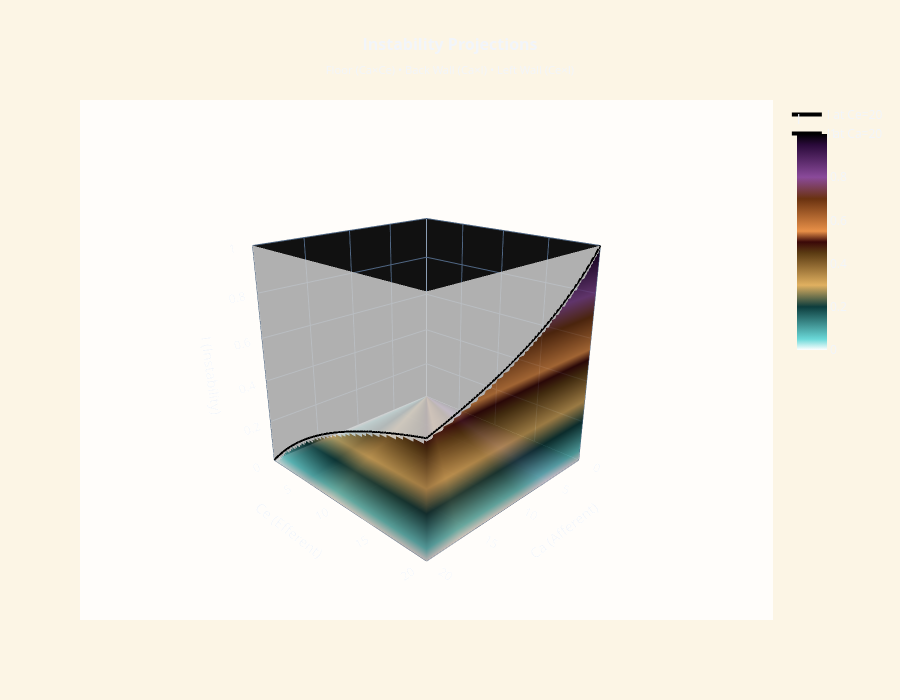

The notebook cell this image was saved under:
### Markdown cell above
---
## 🔄 Interactive: Instability Projections

Floor and wall projections in 3D space.

### Code cell
# ============================================================
# 🔄 INSTABILITY PROJECTIONS
# ============================================================

# Build data for projections
n = 80
ca_range = np.linspace(0, 20, n)
ce_range = np.linspace(0, 20, n)
Ca_floor, Ce_floor = np.meshgrid(ca_range, ce_range)
I_floor = calc_instability(Ce_floor, Ca_floor)

fig_proj = go.Figure()

# Floor projection (Ca × Ce at z=0)
fig_proj.add_trace(go.Surface(
    x=Ca_floor, y=Ce_floor, z=np.zeros_like(I_floor),
    surfacecolor=I_floor,
    colorscale=CONFIG['instability_colorscale'],
    cmin=0, cmax=1,
    showscale=True,
    colorbar=dict(title='I', len=0.5, y=0.75),
    opacity=0.9,
    name='Floor (Ca×Ce)',
    hovertemplate='Ca: %{x:.1f}<br>Ce: %{y:.1f}<br>I: %{surfacecolor:.3f}<extra>Floor</extra>',
))

# Back wall (Ca × I at Ce=20)
i_axis = np.linspace(0, 1, n)
Ca_back, I_back = np.meshgrid(ca_range, i_axis)
I_curve_back = 20 / (20 + ca_range)
mask_back = I_back <= np.tile(I_curve_back, (n, 1))
I_back_color = np.where(mask_back, I_back, np.nan)

fig_proj.add_trace(go.Surface(
    x=Ca_back, y=np.full_like(Ca_back, 20), z=I_back,
    surfacecolor=I_back_color,
    colorscale=CONFIG['instability_colorscale'],
    cmin=0, cmax=1,
    showscale=False,
    opacity=0.85,
    name='Back Wall (Ca×I)',
    hovertemplate='Ca: %{x:.1f}<br>I: %{z:.3f}<extra>Back Wall (Ce=20)</extra>',
))

# Left wall (Ce × I at Ca=20)
Ce_left, I_left = np.meshgrid(ce_range, i_axis)
I_curve_left = ce_range / (ce_range + 20)
mask_left = I_left <= np.tile(I_curve_left, (n, 1))
I_left_color = np.where(mask_left, I_left, np.nan)

fig_proj.add_trace(go.Surface(
    x=np.full_like(Ce_left, 20), y=Ce_left, z=I_left,
    surfacecolor=I_left_color,
    colorscale=CONFIG['instability_colorscale'],
    cmin=0, cmax=1,
    showscale=False,
    opacity=0.85,
    name='Left Wall (Ce×I)',
    hovertemplate='Ce: %{y:.1f}<br>I: %{z:.3f}<extra>Left Wall (Ca=20)</extra>',
))

# Edge curves
fig_proj.add_trace(go.Scatter3d(
    x=ca_range, y=np.full_like(ca_range, 20), z=I_curve_back,
    mode='lines', line=dict(color='black', width=4),
    name='I at Ce=20',
))
fig_proj.add_trace(go.Scatter3d(
    x=np.full_like(ce_range, 20), y=ce_range, z=I_curve_left,
    mode='lines', line=dict(color='black', width=4),
    name='I at Ca=20',
))

fig_proj.update_layout(
    title=dict(
        text='<b>Instability Projections</b><br><sub>Floor (Ca×Ce) • Back Wall (Ca×I) • Left Wall (Ce×I)</sub>',
        font=dict(size=16),
        x=0.5,
    ),
    scene=dict(
        xaxis=dict(title='Ca (Afferent)', range=[0, 20]),
        yaxis=dict(title='Ce (Efferent)', range=[0, 20]),
        zaxis=dict(title='I (Instability)', range=[0, 1]),
        camera=dict(eye=dict(x=1.8, y=1.8, z=1.0)),
        bgcolor=CONFIG['plot_bg'],
    ),
    paper_bgcolor=CONFIG['paper_bg'],
    height=700,
)

fig_proj.show()

# Uncomment to save:
# fig_proj.write_html('instability-projections-interactive.html', include_plotlyjs='cdn')

### Figure 1 — Plotly figure (JSON) as saved in the notebook; plotly's stock layout.template omitted (floating-point values rounded to 4 significant figures; data arrays with more than 128 entries replaced by an {"elided": "..."} marker saying what was removed)
{"data": [{"cmax": 1, "cmin": 0, "colorbar": {"len": 0.5, "title": {"text": "I"}, "y": 0.75}, "colorscale": [[0.0, "#FFFFFF"], [0.05, "#6AD8D8"], [0.2, "#0D3D3D"], [0.3, "#E0B060"], [0.45, "#5A3A12"], [0.5, "#3A0808"], [0.55, "#E89048"], [0.7, "#6A3210"], [0.8, "#8A4A9A"], [0.95, "#2A0A3A"], [1.0, "#000000"]], "hovertemplate": "Ca: %{x:.1f}<br>Ce: %{y:.1f}<br>I: %{surfacecolor:.3f}<extra>Floor</extra>", "name": "Floor (Ca×Ce)", "opacity": 0.9, "showscale": true, "surfacecolor": {"elided": "80x80 float values"}, "x": {"elided": "80x80 float values"}, "y": {"elided": "80x80 float values"}, "z": {"elided": "80x80 float values"}, "type": "surface"}, {"cmax": 1, "cmin": 0, "colorscale": [[0.0, "#FFFFFF"], [0.05, "#6AD8D8"], [0.2, "#0D3D3D"], [0.3, "#E0B060"], [0.45, "#5A3A12"], [0.5, "#3A0808"], [0.55, "#E89048"], [0.7, "#6A3210"], [0.8, "#8A4A9A"], [0.95, "#2A0A3A"], [1.0, "#000000"]], "hovertemplate": "Ca: %{x:.1f}<br>I: %{z:.3f}<extra>Back Wall (Ce=20)</extra>", "name": "Back Wall (Ca×I)", "opacity": 0.85, "showscale": false, "surfacecolor": {"elided": "80x80 float values"}, "x": {"elided": "80x80 float values"}, "y": {"elided": "80x80 float values"}, "z": {"elided": "80x80 float values"}, "type": "surface"}, {"cmax": 1, "cmin": 0, "colorscale": [[0.0, "#FFFFFF"], [0.05, "#6AD8D8"], [0.2, "#0D3D3D"], [0.3, "#E0B060"], [0.45, "#5A3A12"], [0.5, "#3A0808"], [0.55, "#E89048"], [0.7, "#6A3210"], [0.8, "#8A4A9A"], [0.95, "#2A0A3A"], [1.0, "#000000"]], "hovertemplate": "Ce: %{y:.1f}<br>I: %{z:.3f}<extra>Left Wall (Ca=20)</extra>", "name": "Left Wall (Ce×I)", "opacity": 0.85, "showscale": false, "surfacecolor": {"elided": "80x80 float values"}, "x": {"elided": "80x80 float values"}, "y": {"elided": "80x80 float values"}, "z": {"elided": "80x80 float values"}, "type": "surface"}, {"line": {"color": "black", "width": 4}, "mode": "lines", "name": "I at Ce=20", "x": [0.0, 0.2532, 0.5063, 0.7595, 1.013, 1.266, 1.519, 1.772, 2.025, 2.278, 2.532, 2.785, 3.038, 3.291, 3.544, 3.797, 4.051, 4.304, 4.557, 4.81, 5.063, 5.316, 5.57, 5.823, 6.076, 6.329, 6.582, 6.835, 7.089, 7.342, 7.595, 7.848, 8.101, 8.354, 8.608, 8.861, 9.114, 9.367, 9.62, 9.873, 10.13, 10.38, 10.63, 10.89, 11.14, 11.39, 11.65, 11.9, 12.15, 12.41, 12.66, 12.91, 13.16, 13.42, 13.67, 13.92, 14.18, 14.43, 14.68, 14.94, 15.19, 15.44, 15.7, 15.95, 16.2, 16.46, 16.71, 16.96, 17.22, 17.47, 17.72, 17.97, 18.23, 18.48, 18.73, 18.99, 19.24, 19.49, 19.75, 20.0], "y": [20.0, 20.0, 20.0, 20.0, 20.0, 20.0, 20.0, 20.0, 20.0, 20.0, 20.0, 20.0, 20.0, 20.0, 20.0, 20.0, 20.0, 20.0, 20.0, 20.0, 20.0, 20.0, 20.0, 20.0, 20.0, 20.0, 20.0, 20.0, 20.0, 20.0, 20.0, 20.0, 20.0, 20.0, 20.0, 20.0, 20.0, 20.0, 20.0, 20.0, 20.0, 20.0, 20.0, 20.0, 20.0, 20.0, 20.0, 20.0, 20.0, 20.0, 20.0, 20.0, 20.0, 20.0, 20.0, 20.0, 20.0, 20.0, 20.0, 20.0, 20.0, 20.0, 20.0, 20.0, 20.0, 20.0, 20.0, 20.0, 20.0, 20.0, 20.0, 20.0, 20.0, 20.0, 20.0, 20.0, 20.0, 20.0, 20.0, 20.0], "z": [1.0, 0.9875, 0.9753, 0.9634, 0.9518, 0.9405, 0.9294, 0.9186, 0.908, 0.8977, 0.8876, 0.8778, 0.8681, 0.8587, 0.8495, 0.8404, 0.8316, 0.8229, 0.8144, 0.8061, 0.798, 0.79, 0.7822, 0.7745, 0.767, 0.7596, 0.7524, 0.7453, 0.7383, 0.7315, 0.7248, 0.7182, 0.7117, 0.7054, 0.6991, 0.693, 0.687, 0.681, 0.6752, 0.6695, 0.6639, 0.6583, 0.6529, 0.6475, 0.6423, 0.6371, 0.632, 0.627, 0.622, 0.6172, 0.6124, 0.6077, 0.6031, 0.5985, 0.594, 0.5896, 0.5852, 0.5809, 0.5766, 0.5725, 0.5683, 0.5643, 0.5603, 0.5563, 0.5524, 0.5486, 0.5448, 0.5411, 0.5374, 0.5338, 0.5302, 0.5267, 0.5232, 0.5197, 0.5163, 0.513, 0.5097, 0.5064, 0.5032, 0.5], "type": "scatter3d"}, {"line": {"color": "black", "width": 4}, "mode": "lines", "name": "I at Ca=20", "x": [20.0, 20.0, 20.0, 20.0, 20.0, 20.0, 20.0, 20.0, 20.0, 20.0, 20.0, 20.0, 20.0, 20.0, 20.0, 20.0, 20.0, 20.0, 20.0, 20.0, 20.0, 20.0, 20.0, 20.0, 20.0, 20.0, 20.0, 20.0, 20.0, 20.0, 20.0, 20.0, 20.0, 20.0, 20.0, 20.0, 20.0, 20.0, 20.0, 20.0, 20.0, 20.0, 20.0, 20.0, 20.0, 20.0, 20.0, 20.0, 20.0, 20.0, 20.0, 20.0, 20.0, 20.0, 20.0, 20.0, 20.0, 20.0, 20.0, 20.0, 20.0, 20.0, 20.0, 20.0, 20.0, 20.0, 20.0, 20.0, 20.0, 20.0, 20.0, 20.0, 20.0, 20.0, 20.0, 20.0, 20.0, 20.0, 20.0, 20.0], "y": [0.0, 0.2532, 0.5063, 0.7595, 1.013, 1.266, 1.519, 1.772, 2.025, 2.278, 2.532, 2.785, 3.038, 3.291, 3.544, 3.797, 4.051, 4.304, 4.557, 4.81, 5.063, 5.316, 5.57, 5.823, 6.076, 6.329, 6.582, 6.835, 7.089, 7.342, 7.595, 7.848, 8.101, 8.354, 8.608, 8.861, 9.114, 9.367, 9.62, 9.873, 10.13, 10.38, 10.63, 10.89, 11.14, 11.39, 11.65, 11.9, 12.15, 12.41, 12.66, 12.91, 13.16, 13.42, 13.67, 13.92, 14.18, 14.43, 14.68, 14.94, 15.19, 15.44, 15.7, 15.95, 16.2, 16.46, 16.71, 16.96, 17.22, 17.47, 17.72, 17.97, 18.23, 18.48, 18.73, 18.99, 19.24, 19.49, 19.75, 20.0], "z": [0.0, 0.0125, 0.02469, 0.03659, 0.04819, 0.05952, 0.07059, 0.0814, 0.09195, 0.1023, 0.1124, 0.1222, 0.1319, 0.1413, 0.1505, 0.1596, 0.1684, 0.1771, 0.1856, 0.1939, 0.202, 0.21, 0.2178, 0.2255, 0.233, 0.2404, 0.2476, 0.2547, 0.2617, 0.2685, 0.2752, 0.2818, 0.2883, 0.2946, 0.3009, 0.307, 0.313, 0.319, 0.3248, 0.3305, 0.3361, 0.3417, 0.3471, 0.3525, 0.3577, 0.3629, 0.368, 0.373, 0.378, 0.3828, 0.3876, 0.3923, 0.3969, 0.4015, 0.406, 0.4104, 0.4148, 0.4191, 0.4234, 0.4275, 0.4317, 0.4357, 0.4397, 0.4437, 0.4476, 0.4514, 0.4552, 0.4589, 0.4626, 0.4662, 0.4698, 0.4733, 0.4768, 0.4803, 0.4837, 0.487, 0.4903, 0.4936, 0.4968, 0.5], "type": "scatter3d"}], "layout": {"title": {"font": {"size": 16}, "text": "<b>Instability Projections</b><br><sub>Floor (Ca×Ce) • Back Wall (Ca×I) • Left Wall (Ce×I)</sub>", "x": 0.5}, "scene": {"xaxis": {"title": {"text": "Ca (Afferent)"}, "range": [0, 20]}, "yaxis": {"title": {"text": "Ce (Efferent)"}, "range": [0, 20]}, "zaxis": {"title": {"text": "I (Instability)"}, "range": [0, 1]}, "camera": {"eye": {"x": 1.8, "y": 1.8, "z": 1.0}}, "bgcolor": "rgba(252,245,229,0.8)"}, "paper_bgcolor": "#FCF5E5", "height": 700}}
